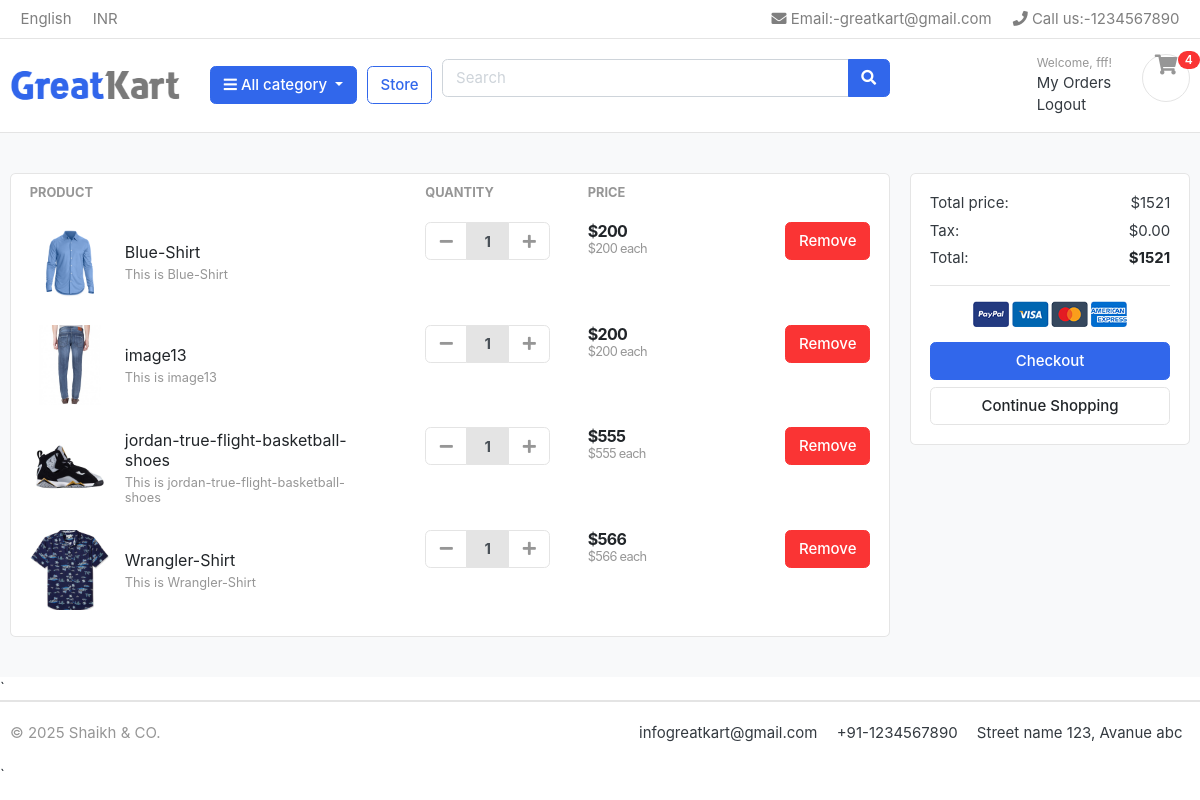
The app's page /cart/ (signed in) with its own data.
### Accounts/models.py (models this page shows, shortened)
class Account(AbstractBaseUser):
    first_name = models.CharField(max_length=50)
    last_name = models.CharField(max_length=50)
    username = models.CharField(max_length=50, unique=True)
    email = models.CharField(max_length=50, unique=True)
    date_joined = models.DateTimeField(auto_now_add=True)
    last_joined = models.DateTimeField(auto_now_add=True)
    is_admin = models.BooleanField(default=False)
    is_staff = models.BooleanField(default=False)
    is_active = models.BooleanField(default=False)
    is_superuser = models.BooleanField(default=False)
    objects = MyAccountManager()
    USERNAME_FIELD = 'username'
    REQUIRED_FIELDS = ['email', 'first_name', 'last_name']

### cart/models.py (models this page shows, shortened)
class CartItem(models.Model):
    cart = models.ForeignKey(Cart, related_name='items', on_delete=models.CASCADE)
    product = models.ForeignKey(Product, on_delete=models.CASCADE)
    quantity = models.PositiveIntegerField(default=1)
    def subtotal(self):
        return self.product.price * self.quantity

class Cart(models.Model):
    user = models.OneToOneField(settings.AUTH_USER_MODEL, on_delete=models.CASCADE)
    def total(self):
        return sum(item.subtotal() for item in self.items.all())

### store/models.py (models this page shows, shortened)
class Product(models.Model):
    product_name = models.CharField(max_length=200, unique=True)
    slug = models.SlugField(max_length=200, unique=True)
    description = models.TextField(max_length=500, blank=True)
    price = models.IntegerField()
    images = models.ImageField(upload_to='photos/products')
    stock = models.IntegerField()
    is_available = models.BooleanField(default=True)
    category = models.ForeignKey(Category, on_delete=models.CASCADE)
    created_date = models.DateTimeField(auto_now_add=True)
    modified_date = models.DateTimeField(auto_now=True)

### cart/views.py (the view)
# urls.py: path('', views.view_cart, name='view_cart'),
@login_required
def view_cart(request):
    cart, created = Cart.objects.get_or_create(user=request.user)
    return render(request, 'cart.html', {'cart': cart})

### Category/context_processors.py (called while the page is built)
def menu_links(request):
    links = Category.objects.all()
    return dict(links=links)

### Category/models.py (called while the page is built)
    def get_url(self):
        return reverse("products_by_category", args=[self.slug])

### cart/context_processors.py (called while the page is built)
def cart_item_count(request):
    count = 0
    if request.user.is_authenticated:
        try:
            cart = Cart.objects.get(user=request.user)
            count = CartItem.objects.filter(cart=cart).count()
        except Cart.DoesNotExist:
            pass
    return {'cart_item_count': count}

### templates/cart.html (shortened to what this page needs)
{% extends "base.html" %}
{% load static %}
{% block content %}
<section class="section-content padding-y bg">
<div class="container">
<div class="row">
    <aside class="col-lg-9">
        <div class="card">
            <table class="table table-borderless table-shopping-cart">
                <thead class="text-muted">
                    <tr class="small text-uppercase">
                        <th scope="col">Product</th>
                        <th scope="col" width="120">Quantity</th>
                        <th scope="col" width="120">Price</th>
                        <th scope="col" class="text-right" width="200"> </th>
                    </tr>
                </thead>
                <tbody>
                {% for item in cart.items.all %}
                <tr>
                    <td>
                        <figure class="itemside align-items-center">
                            <div class="aside">
                                {% if item.product.images %}
                                    <img src="{{ item.product.images.url }}" class="img-sm">
                                {% else %}
                                    <img src="{% static 'images/default.png' %}" class="img-sm">
                                {% endif %}
                            </div>
                            <figcaption class="info">
                                <a href="#" class="title text-dark">{{ item.product.product_name }}</a>
                                <p class="text-muted small">{{ item.product.description|truncatewords:10 }}</p>
                            </figcaption>
                        </figure>
                    </td>
                    <td>
                        <form method="POST" action="{% url 'update_quantity' item.id %}">
                            <div class="input-group input-spinner">
                                <div class="input-group-prepend">
                                    <button class="btn btn-light" type="submit" name="quantity" value="{{ item.quantity|add:'-1' }}"><i class="fa fa-minus"></i></button>
                                </div>
                                <input type="text" class="form-control" value="{{ item.quantity }}" readonly>
                                <div class="input-group-append">
                                    <button class="btn btn-light" type="submit" name="quantity" value="{{ item.quantity|add:'1' }}"><i class="fa fa-plus"></i></button>
                                </div>
                            </div>
                        </form>
                    </td>
                    <td>
                        <div class="price-wrap">
                            <var class="price">${{ item.subtotal }}</var>
                            <small class="text-muted"> ${{ item.product.price }} each </small>
                        </div>
                    </td>
                    <td class="text-right">
                        <a href="{% url 'remove_from_cart' item.id %}" class="btn btn-danger">Remove</a>
                    </td>
                </tr>
                {% empty %}
                <tr>
                    <td colspan="4" class="text-center">Your cart is empty.</td>
                </tr>
                {% endfor %}
                </tbody>
            </table>
        </div>
    </aside>
    <aside class="col-lg-3">
        <div class="card">
            <div class="card-body">
                <dl class="dlist-align">
                    <dt>Total price:</dt>
                    <dd class="text-right">${{ cart.total }}</dd>
                </dl>
                <dl class="dlist-align">
                    <dt>Tax:</dt>
                    <dd class="text-right">$0.00</dd>
                </dl>
                <dl class="dlist-align">
                    <dt>Total:</dt>
                    <dd class="text-right text-dark b"><strong>${{ cart.total }}</strong></dd>
                </dl>
                <hr>
                <p class="text-center mb-3">
                    <img src="{% static 'images/misc/payments.png' %}" height="26">
                </p>
                <a href="{% url 'checkout' %}" class="btn btn-primary btn-block"> Checkout </a>
                <a href="{% url 'store' %}" class="btn btn-light btn-block">Continue Shopping</a>
            </div>
        </div>
    </aside>
</div>
</div>
</section>
{% endblock content %}

### templates/navbar.html (shortened to what this page needs)
{% load static %}
<header class="section-header">
    <nav class="navbar p-md-0 navbar-expand-sm navbar-light border-bottom">
        <div class="container">
            <div class="collapse navbar-collapse" id="navbarTop4">
                <ul class="navbar-nav mr-auto">
                    <li class="nav-item dropdown">
                        <a href="#" class="nav-link"> English </a>
                    </li>
                    <li class="nav-item dropdown">
                        <a href="#" class="nav-link"> INR </a>
                    </li>
                </ul>
                <ul class="navbar-nav">
                    <li><a href="#" class="nav-link"> <i class="fa fa-envelope"></i> Email:-greatkart@gmail.com </a></li>
                    <li><a href="#" class="nav-link"> <i class="fa fa-phone"></i> Call us:-1234567890 </a></li>
                </ul>
            </div>
        </div>
    </nav>
    <section class="header-main border-bottom">
        <div class="container">
            <div class="row align-items-center">
                <div class="col-lg-2 col-md-3 col-6">
                    <a href="{% url "home" %}" class="brand-wrap">
                        <img class="logo" src="{% static './images/logo.png' %}">
                    </a>
                </div>
                <div class="col-lg col-sm col-md col-6 flex-grow-0">
                    <div class="category-wrap dropdown d-inline-block float-right">
                        <button type="button" class="btn btn-primary dropdown-toggle" data-toggle="dropdown">
                            <i class="fa fa-bars"></i> All category
                        </button>
                    </div>
                </div>
                <a href="/store/" class="btn btn-outline-primary">Store</a>
                <div class="col-lg  col-md-6 col-sm-12 col">
                    <form action="{% url 'search_products' %}" class="search">
                        <div class="input-group w-100">
                            <input type="text" class="form-control" style="width:60%;" placeholder="Search" name="q">
                            <div class="input-group-append">
                                <button class="btn btn-primary" type="submit">
                                    <i class="fa fa-search"></i>
                                </button>
                            </div>
                        </div>
                    </form>
                </div>
                <div class="col-lg-3 col-sm-6 col-8 order-2 order-lg-3">
                    <div class="d-flex justify-content-end mb-3 mb-lg-0">
                        <div class="widget-header">
                            {% if user.is_authenticated %}
    <small class="title text-muted">Welcome, {{ user.first_name }}!</small>
    <div>
        <a href="{% url 'my_orders' %}">My Orders</a>
    </div>
    <div>
        <a href="{% url 'logout' %}">Logout</a>
    </div>
{% endif %}
                        </div>
                        <a href="/cart/" class="widget-header pl-3 ml-3">
                            <div class="icon icon-sm rounded-circle border"><i class="fa fa-shopping-cart"></i></div>
                            <span class="badge badge-pill badge-danger notify">{{ cart_item_count }}</span>
                        </a>
                    </div>
                </div>
            </div>
        </div>
    </section>
</header>

### static/css/ui.css (style rules this page uses)
html { font-family: "Inter", sans-serif; font-size: 15px; }
.price-wrap { letter-spacing: -0.7px; }
.icon-xs, .icon-sm, .icon-md, .icon-lg { display: inline-block; text-align: center; flex-shrink: 0; flex-grow: 0; }
.icon-sm { width: 48px; height: 48px; line-height: 48px !important; font-size: 20px; }
.img-xs, .img-sm, .img-md, .img-lg { -o-object-fit: cover; object-fit: cover; flex-shrink: 0; flex-grow: 0; }
.img-sm { width: 80px; height: 80px; }
.padding-y { padding-top: 40px; padding-bottom: 40px; }
var { font-style: normal; }
figure { margin-bottom: 0; }
.bg { background-color: #f8f9fa; }
.b { font-weight: 600; }
p:last-child { margin-bottom: 0; }
.header-main { position: relative; padding-top: 1rem; padding-bottom: 1rem; }
.brand-wrap .logo, .navbar-brand .logo { margin-right: 7px; max-height: 42px; display: inline-block; }
.widget-header { display: inline-block; vertical-align: middle; position: relative; }
.widget-header a { color: #343a40; }
.widget-header i { color: #969696; }
.widget-header .title { display: block; }
.widget-header .notify { position: absolute; top: -3px; right: -10px; }
.btn-light { background-color: #fff; border-color: #e4e4e4; }
.btn-light i { color: #969696; }
.itemside { position: relative; display: flex; width: 100%; }
.itemside .aside { position: relative; flex-shrink: 0; }
.itemside .info { padding-left: 15px; padding-right: 7px; }
.itemside p { margin-bottom: 0; }
.itemside .title { display: block; margin-bottom: 5px; color: #212529; }
[class*=dlist-] { margin-bottom: 5px; }
[class*=dlist-] dd { margin-bottom: 0; }
.dlist-align { display: flex; }
.dlist-align dt { width: 150px; word-wrap: break-word; font-weight: normal; }
.dlist-align dd { flex-grow: 1; }
.notify { position: absolute; top: -4px; right: -10px; display: inline-block; padding: 0.25em 0.6em; font-size: 12px; line-height: 1; text-align: center; border-radius: 3rem; color: #fff; background-color: #fa3434; }
.price { font-weight: 600; color: #212529; }
.input-spinner { width: 125px; flex-wrap: nowrap; display: inline-flex; vertical-align: middle; }
.input-spinner input.form-control { text-align: center; max-width: 46px; font-weight: bold; flex-basis: 46px; border-color: #e4e4e4; flex-grow: 0; }
.input-spinner .btn { width: 42px; text-align: center; padding-left: 0.5rem; padding-right: 0.5rem; }
.table-shopping-cart.table td, .table-shopping-cart.table th { padding-left: 1.25rem; padding-right: 1.25rem; }
.table-shopping-cart .price-wrap { line-height: 1.2; }
.table-shopping-cart .price { font-weight: bold; margin-right: 5px; display: block; }

### records on screen
Account: first_name "fff"
CartItem: product.images (picture), product.product_name "Blue-Shirt", product.description "This is Blue-Shirt", quantity "1", subtotal "200", product.price "200"
CartItem: product.images (picture), product.product_name "image13", product.description "This is image13", quantity "1", subtotal "200", product.price "200"
CartItem: product.images (picture), product.product_name "jordan-true-flight-basketball-shoes", product.description "This is jordan-true-flight-basketball-shoes", quantity "1", subtotal "555", product.price "555"
CartItem: product.images (picture), product.product_name "Wrangler-Shirt", product.description "This is Wrangler-Shirt", quantity "1", subtotal "566", product.price "566"
Cart: total "1521"

### other values on screen
{{ cart_item_count }} "4"
